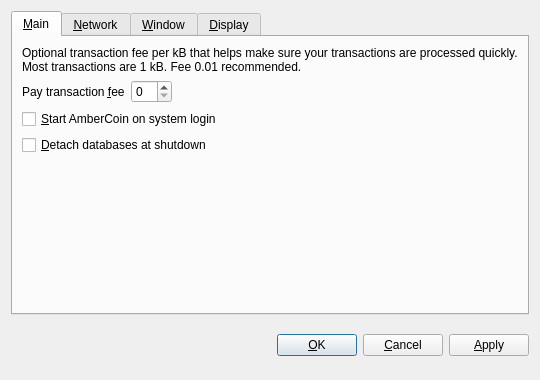
<?xml version="1.0" encoding="UTF-8"?>
<ui version="4.0">
 <class>OptionsDialog</class>
 <widget class="QDialog" name="OptionsDialog">
  <property name="geometry">
   <rect>
    <x>0</x>
    <y>0</y>
    <width>540</width>
    <height>380</height>
   </rect>
  </property>
  <property name="windowTitle">
   <string>Options</string>
  </property>
  <property name="modal">
   <bool>true</bool>
  </property>
  <layout class="QVBoxLayout" name="verticalLayout">
   <item>
    <widget class="QTabWidget" name="tabWidget">
     <property name="tabPosition">
      <enum>QTabWidget::North</enum>
     </property>
     <property name="currentIndex">
      <number>0</number>
     </property>
     <widget class="QWidget" name="tabMain">
      <attribute name="title">
       <string>&amp;Main</string>
      </attribute>
      <layout class="QVBoxLayout" name="verticalLayout_Main">
       <item>
        <widget class="QLabel" name="transactionFeeInfoLabel">
         <property name="text">
          <string>Optional transaction fee per kB that helps make sure your transactions are processed quickly. Most transactions are 1 kB. Fee 0.01 recommended.</string>
         </property>
         <property name="textFormat">
          <enum>Qt::PlainText</enum>
         </property>
         <property name="wordWrap">
          <bool>true</bool>
         </property>
        </widget>
       </item>
       <item>
        <layout class="QHBoxLayout" name="horizontalLayout_Main">
         <item>
          <widget class="QLabel" name="transactionFeeLabel">
           <property name="text">
            <string>Pay transaction &amp;fee</string>
           </property>
           <property name="textFormat">
            <enum>Qt::PlainText</enum>
           </property>
           <property name="buddy">
            <cstring>transactionFee</cstring>
           </property>
          </widget>
         </item>
         <item>
          <widget class="BitcoinAmountField" name="transactionFee"/>
         </item>
         <item>
          <spacer name="horizontalSpacer_Main">
           <property name="orientation">
            <enum>Qt::Horizontal</enum>
           </property>
           <property name="sizeHint" stdset="0">
            <size>
             <width>40</width>
             <height>20</height>
            </size>
           </property>
          </spacer>
         </item>
        </layout>
       </item>
       <item>
        <widget class="QCheckBox" name="bitcoinAtStartup">
         <property name="toolTip">
          <string>Automatically start AmberCoin after logging in to the system.</string>
         </property>
         <property name="text">
          <string>&amp;Start AmberCoin on system login</string>
         </property>
        </widget>
       </item>
       <item>
        <widget class="QCheckBox" name="detachDatabases">
         <property name="toolTip">
          <string>Detach block and address databases at shutdown. This means they can be moved to another data directory, but it slows down shutdown. The wallet is always detached.</string>
         </property>
         <property name="text">
          <string>&amp;Detach databases at shutdown</string>
         </property>
        </widget>
       </item>
       <item>
        <spacer name="verticalSpacer_Main">
         <property name="orientation">
          <enum>Qt::Vertical</enum>
         </property>
         <property name="sizeHint" stdset="0">
          <size>
           <width>20</width>
           <height>40</height>
          </size>
         </property>
        </spacer>
       </item>
      </layout>
     </widget>
     <widget class="QWidget" name="tabNetwork">
      <attribute name="title">
       <string>&amp;Network</string>
      </attribute>
      <layout class="QVBoxLayout" name="verticalLayout_Network">
       <item>
        <widget class="QCheckBox" name="mapPortUpnp">
         <property name="toolTip">
          <string>Automatically open the AmberCoin client port on the router. This only works when your router supports UPnP and it is enabled.</string>
         </property>
         <property name="text">
          <string>Map port using &amp;UPnP</string>
         </property>
        </widget>
       </item>
       <item>
        <widget class="QCheckBox" name="connectSocks">
         <property name="toolTip">
          <string>Connect to the AmberCoin network through a SOCKS proxy (e.g. when connecting through Tor).</string>
         </property>
         <property name="text">
          <string>&amp;Connect through SOCKS proxy:</string>
         </property>
        </widget>
       </item>
       <item>
        <layout class="QHBoxLayout" name="horizontalLayout_Network">
         <item>
          <widget class="QLabel" name="proxyIpLabel">
           <property name="text">
            <string>Proxy &amp;IP:</string>
           </property>
           <property name="textFormat">
            <enum>Qt::PlainText</enum>
           </property>
           <property name="buddy">
            <cstring>proxyIp</cstring>
           </property>
          </widget>
         </item>
         <item>
          <widget class="QValidatedLineEdit" name="proxyIp">
           <property name="maximumSize">
            <size>
             <width>140</width>
             <height>16777215</height>
            </size>
           </property>
           <property name="toolTip">
            <string>IP address of the proxy (e.g. 127.0.0.1)</string>
           </property>
          </widget>
         </item>
         <item>
          <widget class="QLabel" name="proxyPortLabel">
           <property name="text">
            <string>&amp;Port:</string>
           </property>
           <property name="textFormat">
            <enum>Qt::PlainText</enum>
           </property>
           <property name="buddy">
            <cstring>proxyPort</cstring>
           </property>
          </widget>
         </item>
         <item>
          <widget class="QLineEdit" name="proxyPort">
           <property name="maximumSize">
            <size>
             <width>55</width>
             <height>16777215</height>
            </size>
           </property>
           <property name="toolTip">
            <string>Port of the proxy (e.g. 9050)</string>
           </property>
          </widget>
         </item>
         <item>
          <widget class="QLabel" name="socksVersionLabel">
           <property name="text">
            <string>SOCKS &amp;Version:</string>
           </property>
           <property name="textFormat">
            <enum>Qt::PlainText</enum>
           </property>
           <property name="buddy">
            <cstring>socksVersion</cstring>
           </property>
          </widget>
         </item>
         <item>
          <widget class="QValueComboBox" name="socksVersion">
           <property name="toolTip">
            <string>SOCKS version of the proxy (e.g. 5)</string>
           </property>
          </widget>
         </item>
         <item>
          <spacer name="horizontalSpacer_Network">
           <property name="orientation">
            <enum>Qt::Horizontal</enum>
           </property>
           <property name="sizeHint" stdset="0">
            <size>
             <width>40</width>
             <height>20</height>
            </size>
           </property>
          </spacer>
         </item>
        </layout>
       </item>
       <item>
        <spacer name="verticalSpacer_Network">
         <property name="orientation">
          <enum>Qt::Vertical</enum>
         </property>
         <property name="sizeHint" stdset="0">
          <size>
           <width>20</width>
           <height>40</height>
          </size>
         </property>
        </spacer>
       </item>
      </layout>
     </widget>
     <widget class="QWidget" name="tabWindow">
      <attribute name="title">
       <string>&amp;Window</string>
      </attribute>
      <layout class="QVBoxLayout" name="verticalLayout_Window">
       <item>
        <widget class="QCheckBox" name="minimizeToTray">
         <property name="toolTip">
          <string>Show only a tray icon after minimizing the window.</string>
         </property>
         <property name="text">
          <string>&amp;Minimize to the tray instead of the taskbar</string>
         </property>
        </widget>
       </item>
       <item>
        <widget class="QCheckBox" name="minimizeOnClose">
         <property name="toolTip">
          <string>Minimize instead of exit the application when the window is closed. When this option is enabled, the application will be closed only after selecting Quit in the menu.</string>
         </property>
         <property name="text">
          <string>M&amp;inimize on close</string>
         </property>
        </widget>
       </item>
       <item>
        <spacer name="verticalSpacer_Window">
         <property name="orientation">
          <enum>Qt::Vertical</enum>
         </property>
         <property name="sizeHint" stdset="0">
          <size>
           <width>20</width>
           <height>40</height>
          </size>
         </property>
        </spacer>
       </item>
      </layout>
     </widget>
     <widget class="QWidget" name="tabDisplay">
      <attribute name="title">
       <string>&amp;Display</string>
      </attribute>
      <layout class="QVBoxLayout" name="verticalLayout_Display">
       <item>
        <layout class="QHBoxLayout" name="horizontalLayout_1_Display">
         <item>
          <widget class="QLabel" name="langLabel">
           <property name="text">
            <string>User Interface &amp;language:</string>
           </property>
           <property name="textFormat">
            <enum>Qt::PlainText</enum>
           </property>
           <property name="buddy">
            <cstring>lang</cstring>
           </property>
          </widget>
         </item>
         <item>
          <widget class="QValueComboBox" name="lang">
           <property name="toolTip">
            <string>The user interface language can be set here. This setting will take effect after restarting ambercoin.</string>
           </property>
          </widget>
         </item>
        </layout>
       </item>
       <item>
        <layout class="QHBoxLayout" name="horizontalLayout_2_Display">
         <item>
          <widget class="QLabel" name="unitLabel">
           <property name="text">
            <string>&amp;Unit to show amounts in:</string>
           </property>
           <property name="textFormat">
            <enum>Qt::PlainText</enum>
           </property>
           <property name="buddy">
            <cstring>unit</cstring>
           </property>
          </widget>
         </item>
         <item>
          <widget class="QValueComboBox" name="unit">
           <property name="toolTip">
            <string>Choose the default subdivision unit to show in the interface and when sending coins.</string>
           </property>
          </widget>
         </item>
        </layout>
       </item>
       <item>
        <widget class="QCheckBox" name="displayAddresses">
         <property name="toolTip">
          <string>Whether to show AmberCoin addresses in the transaction list or not.</string>
         </property>
         <property name="text">
          <string>&amp;Display addresses in transaction list</string>
         </property>
        </widget>
       </item>
       <item>
        <widget class="QCheckBox" name="coinControlFeatures">
         <property name="toolTip">
          <string>Whether to show coin control features or not.</string>
         </property>
         <property name="text">
          <string>Display coin &amp;control features (experts only!)</string>
         </property>
        </widget>
       </item>
       <item>
        <spacer name="verticalSpacer_Display">
         <property name="orientation">
          <enum>Qt::Vertical</enum>
         </property>
         <property name="sizeHint" stdset="0">
          <size>
           <width>20</width>
           <height>40</height>
          </size>
         </property>
        </spacer>
       </item>
      </layout>
     </widget>
    </widget>
   </item>
   <item>
    <layout class="QHBoxLayout" name="horizontalLayout_Buttons">
     <item>
      <spacer name="horizontalSpacer_1">
       <property name="orientation">
        <enum>Qt::Horizontal</enum>
       </property>
       <property name="sizeHint" stdset="0">
        <size>
         <width>40</width>
         <height>48</height>
        </size>
       </property>
      </spacer>
     </item>
     <item>
      <widget class="QLabel" name="statusLabel">
       <property name="font">
        <font>
         <weight>75</weight>
         <bold>true</bold>
        </font>
       </property>
       <property name="text">
        <string/>
       </property>
       <property name="textFormat">
        <enum>Qt::PlainText</enum>
       </property>
       <property name="wordWrap">
        <bool>true</bool>
       </property>
      </widget>
     </item>
     <item>
      <spacer name="horizontalSpacer_2">
       <property name="orientation">
        <enum>Qt::Horizontal</enum>
       </property>
       <property name="sizeHint" stdset="0">
        <size>
         <width>40</width>
         <height>48</height>
        </size>
       </property>
      </spacer>
     </item>
     <item>
      <widget class="QPushButton" name="okButton">
       <property name="text">
        <string>&amp;OK</string>
       </property>
      </widget>
     </item>
     <item>
      <widget class="QPushButton" name="cancelButton">
       <property name="text">
        <string>&amp;Cancel</string>
       </property>
       <property name="autoDefault">
        <bool>false</bool>
       </property>
      </widget>
     </item>
     <item>
      <widget class="QPushButton" name="applyButton">
       <property name="text">
        <string>&amp;Apply</string>
       </property>
       <property name="autoDefault">
        <bool>false</bool>
       </property>
      </widget>
     </item>
    </layout>
   </item>
  </layout>
 </widget>
 <customwidgets>
  <customwidget>
   <class>BitcoinAmountField</class>
   <extends>QSpinBox</extends>
   <header>bitcoinamountfield.h</header>
  </customwidget>
  <customwidget>
   <class>QValueComboBox</class>
   <extends>QComboBox</extends>
   <header>qvaluecombobox.h</header>
  </customwidget>
  <customwidget>
   <class>QValidatedLineEdit</class>
   <extends>QLineEdit</extends>
   <header>qvalidatedlineedit.h</header>
  </customwidget>
 </customwidgets>
 <resources/>
 <connections/>
</ui>
